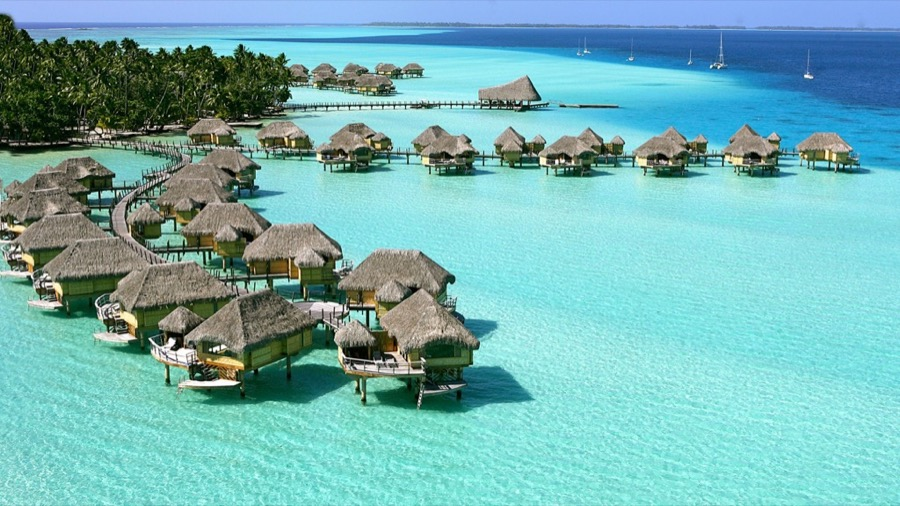
#> input picture classificator/beach/beach01.jpg, 900 x 506 px
$ python sobel.py ../classificator/beach/beach01.jpg   (Python 2 division)
#> lines starting #> are read from the running program, lines starting #| are printed output that depends on the picture
#!/usr/bin/env python

# ###############################
# @author Petar Vorotnikov
# @description Sobel operations
# ###############################

import base64
import cStringIO

import argparse, logging, sys, os
from PIL import Image, ImageFilter, ImageChops


def apply_edge_detector(input_image):

    # Apply median filter
    median_image = input_image.filter(ImageFilter.MedianFilter(3))

    # Create Sobel Matrix for X
    sobel_x = (-1, 0, 1,
                -2, 0, 2,
                -1, 0, 1)
    kernelx_image = median_image.filter(ImageFilter.Kernel((3, 3), sobel_x, scale=1))

    # Create Sobel Matrix for Y
    sobel_y = (1,  2,  1,
               0,  0,  0,
              -1, -2, -1)
    kernely_image = median_image.filter(ImageFilter.Kernel((3, 3), sobel_y, scale=1))

    # Sum the pixels of the X and Y sobel images
    merged = ImageChops.add(kernelx_image, kernely_image)

    # Thresholding
    merged = merged.point(lambda x: 0 if x < 60 else 255)

    return merged


def main():

    # Get arguments
    parser = argparse.ArgumentParser(prog='kNN-classification', description=__doc__)
    parser.add_argument('input', metavar='INPUT FILE', help="Input file")
    args = parser.parse_args()

    # Configure logger
    logging.basicConfig(stream=sys.stdout, format="%(message)s", level=logging.INFO)

    # Apply sobel detection
    input_image = Image.open(args.input)
#> input_image is the input picture: PIL image 900x506 RGB; mean R, G, B 116.4, 178, 178.3
    input_image = input_image.convert('L')
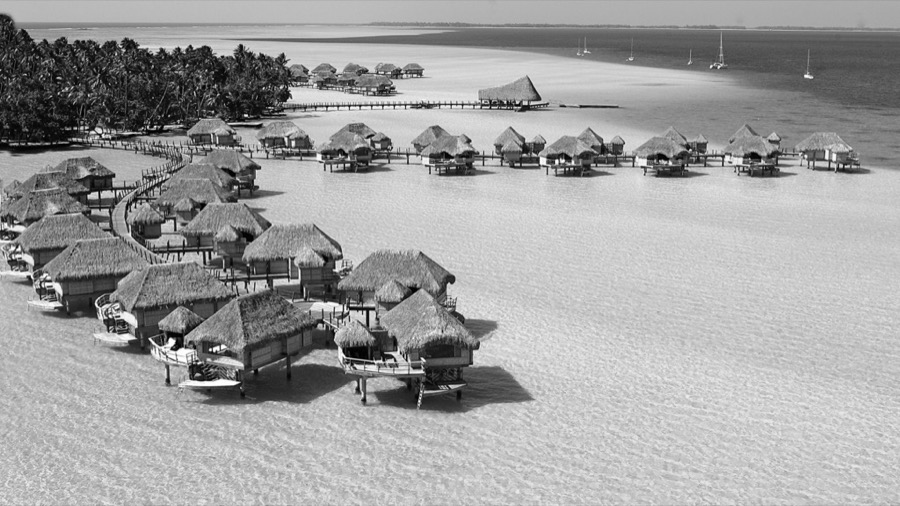
#> input_image: PIL image 900x506 L; min 0, max 255, mean 159.6
    output_image = apply_edge_detector(input_image)
#> in apply_edge_detector, `kernelx_image = median_image.filter(ImageFilter.Kernel((3, 3), sobel_x..`:
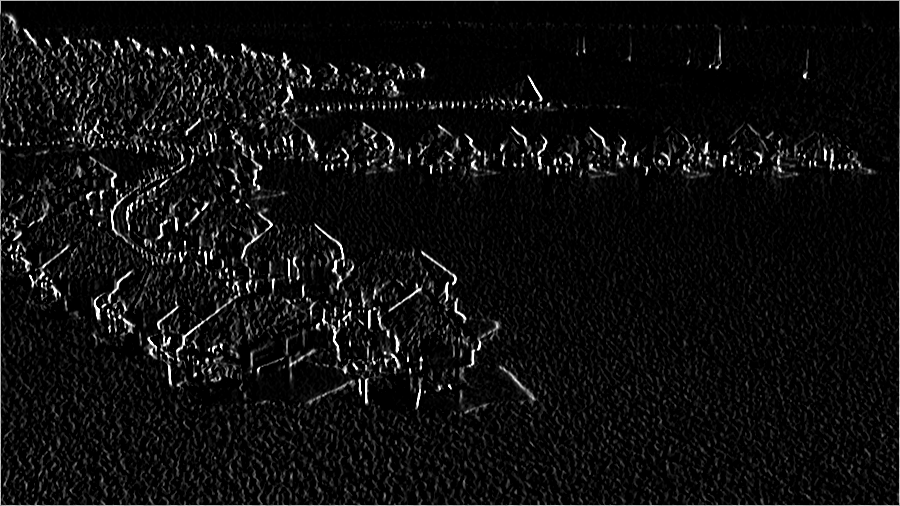
#> kernelx_image: PIL image 900x506 L; min 0, max 255, mean 14.9
#> in apply_edge_detector, `kernely_image = median_image.filter(ImageFilter.Kernel((3, 3), sobel_y..`:
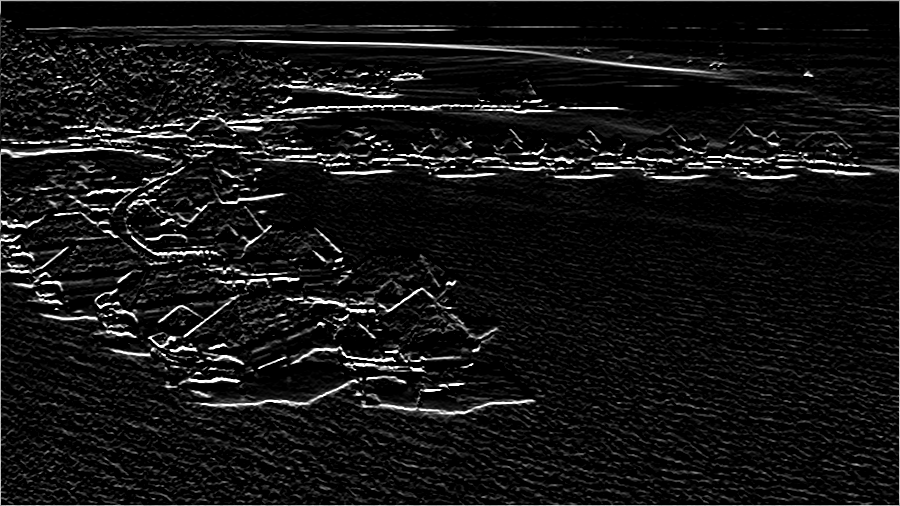
#> kernely_image: PIL image 900x506 L; min 0, max 255, mean 20.8
#> in apply_edge_detector, `merged = ImageChops.add(kernelx_image, kernely_image)`:
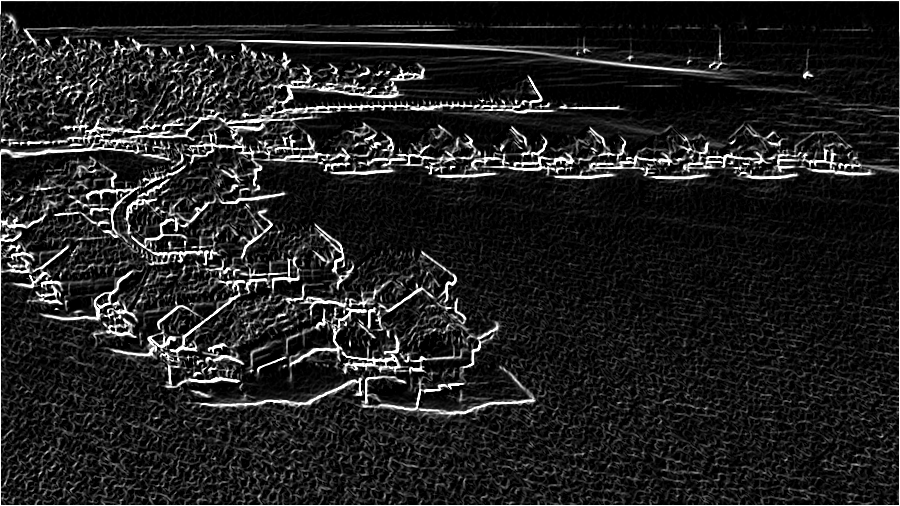
#> merged: PIL image 900x506 L; min 0, max 255, mean 33.8
#> in apply_edge_detector, `merged = merged.point(lambda x: 0 if x < 60 else 255)`:
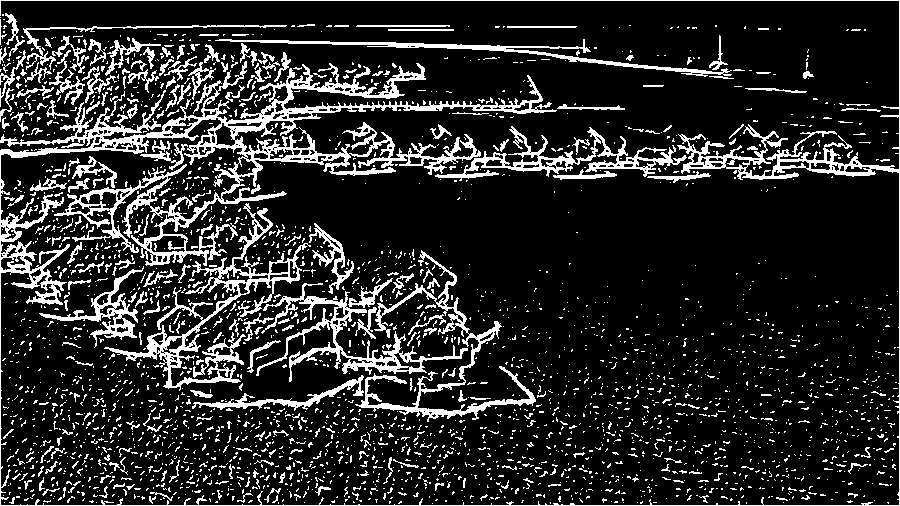
#> merged: PIL image 900x506 L; 15.8% white in thin lines or dots

    buffer = cStringIO.StringIO()
    output_image.save(buffer, format="JPEG")
    img_str = base64.b64encode(buffer.getvalue())

    print img_str;

if __name__ == '__main__':
    main()

$ run again, on classificator/beach/beach03.jpg
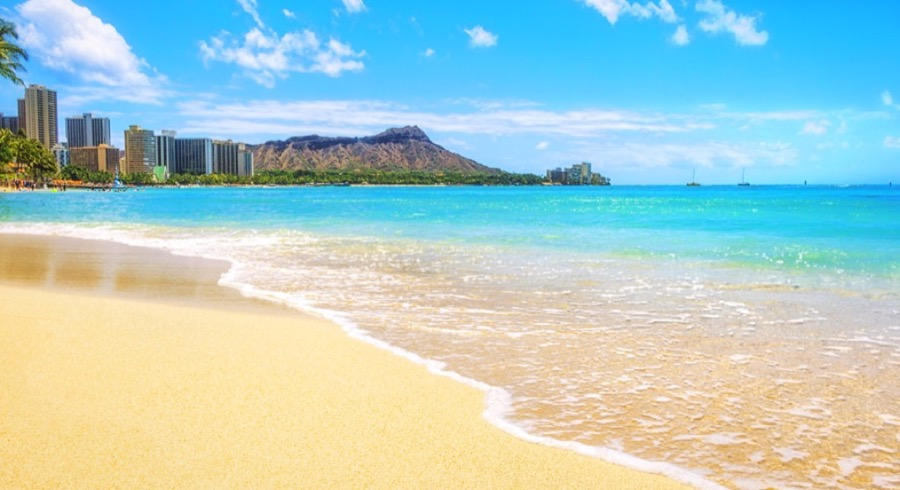
#> input picture classificator/beach/beach03.jpg, 900 x 490 px
#> in main, input_image is the input picture: PIL image 900x490 RGB; mean R, G, B 172.9, 204.3, 201.7
#> in main, `input_image = input_image.convert('L')`:
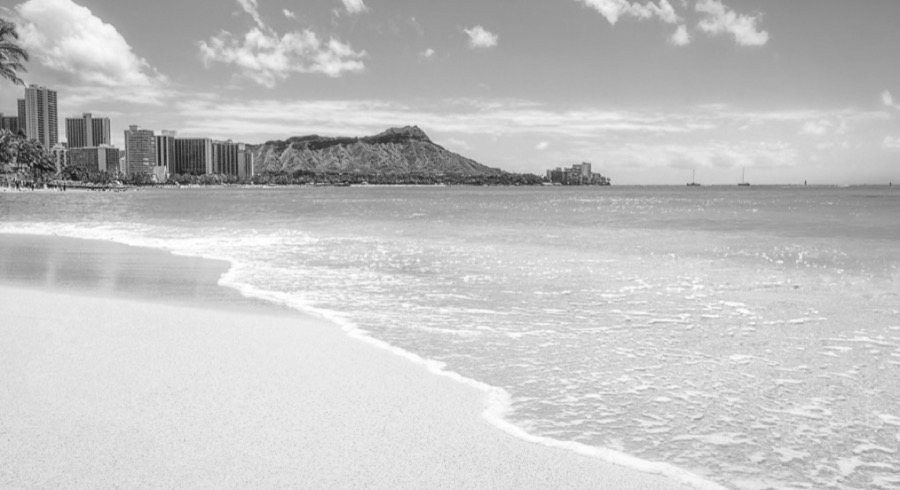
#> input_image: PIL image 900x490 L; min 22, max 255, mean 194.6
#> in apply_edge_detector, `merged = merged.point(lambda x: 0 if x < 60 else 255)`:
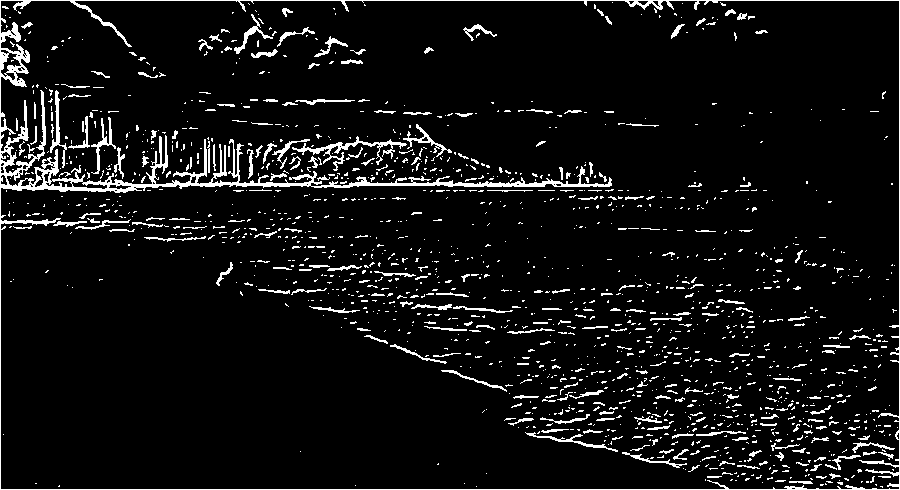
#> merged: PIL image 900x490 L; 6.8% white in thin lines or dots

$ run again, on classificator/beach/beach04.jpg
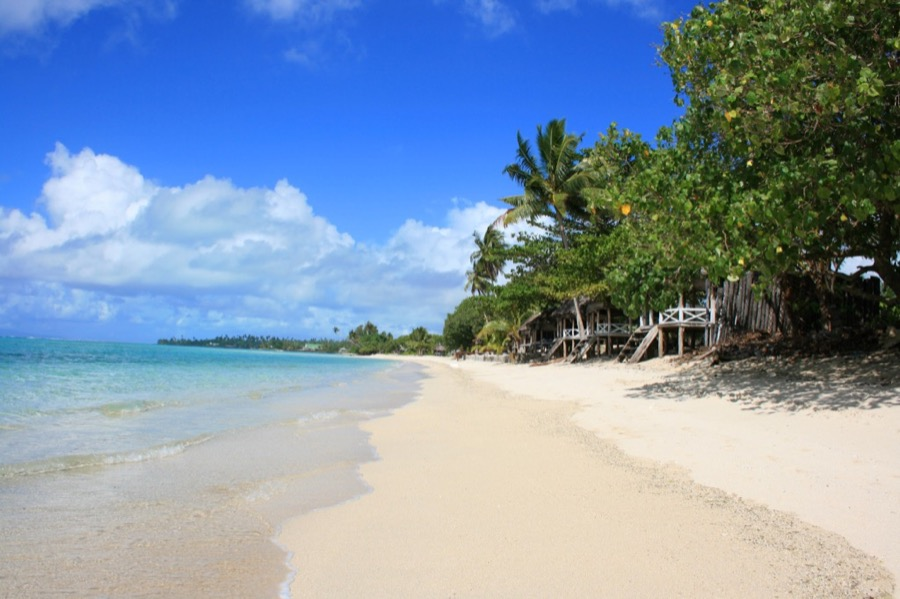
#> input picture classificator/beach/beach04.jpg, 900 x 599 px
#> in main, input_image is the input picture: PIL image 900x599 RGB; mean R, G, B 130.3, 150.5, 171.4
#> in main, `input_image = input_image.convert('L')`:
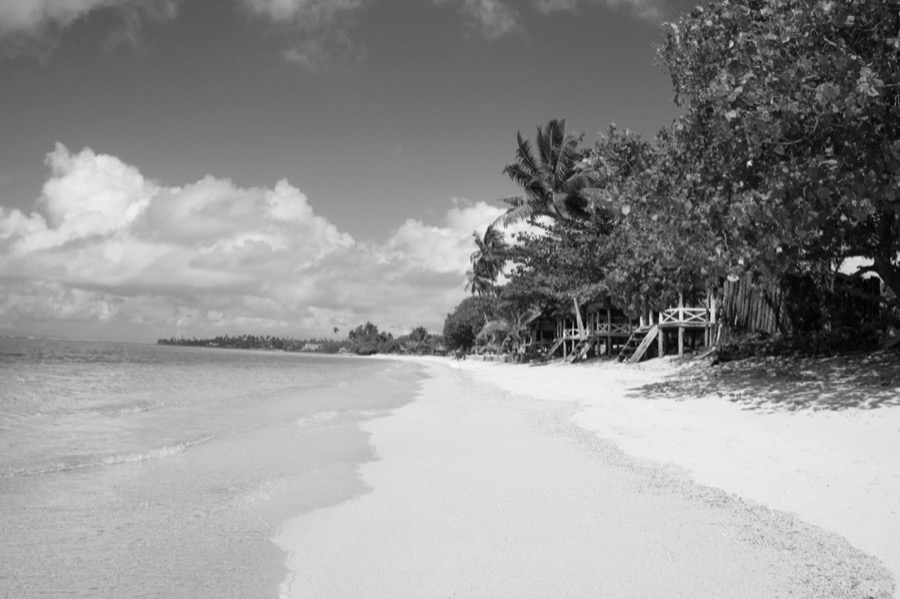
#> input_image: PIL image 900x599 L; min 1, max 252, mean 146.9
#> in apply_edge_detector, `merged = merged.point(lambda x: 0 if x < 60 else 255)`:
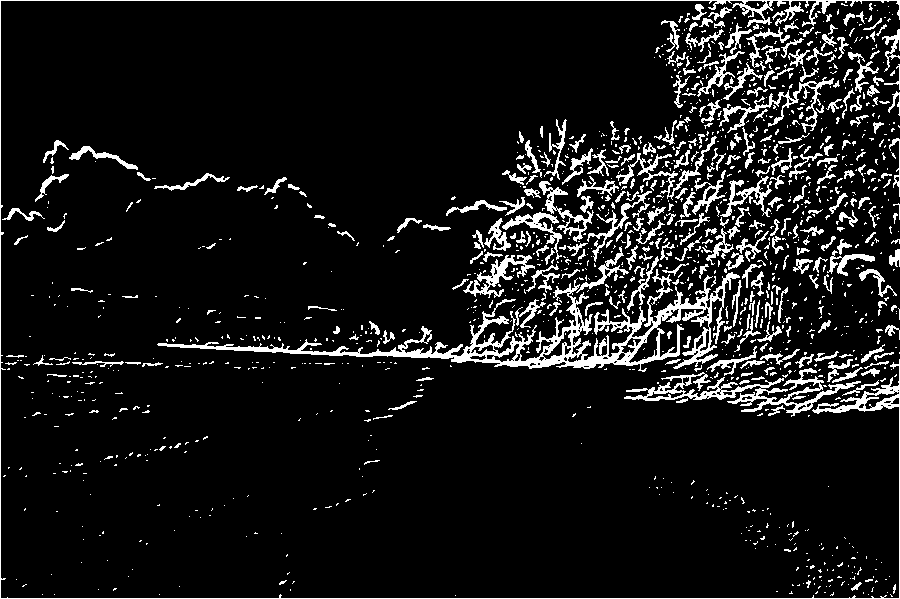
#> merged: PIL image 900x599 L; 9.2% white in thin lines or dots

$ run again, on classificator/beach/beach05.jpg
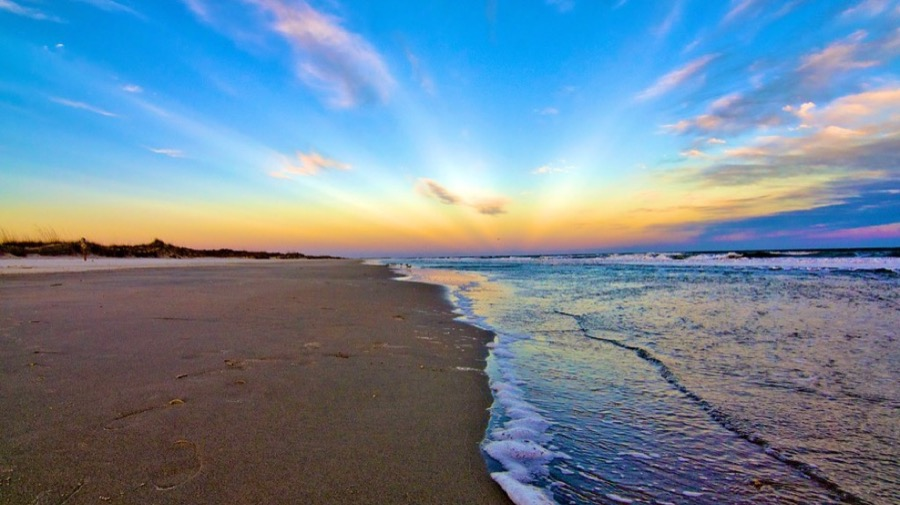
#> input picture classificator/beach/beach05.jpg, 900 x 505 px
#> in main, input_image is the input picture: PIL image 900x505 RGB; mean R, G, B 110.8, 133.6, 152.8
#> in main, `input_image = input_image.convert('L')`:
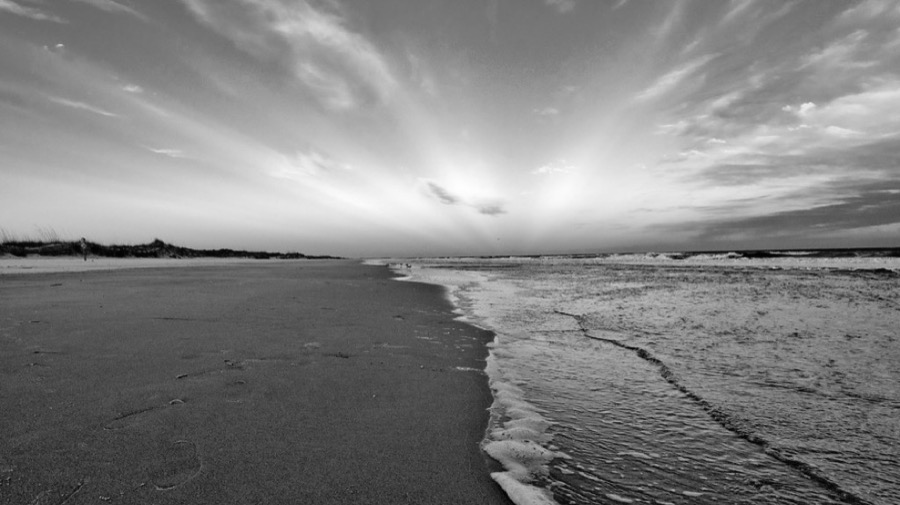
#> input_image: PIL image 900x505 L; min 1, max 254, mean 129
#> in apply_edge_detector, `merged = merged.point(lambda x: 0 if x < 60 else 255)`:
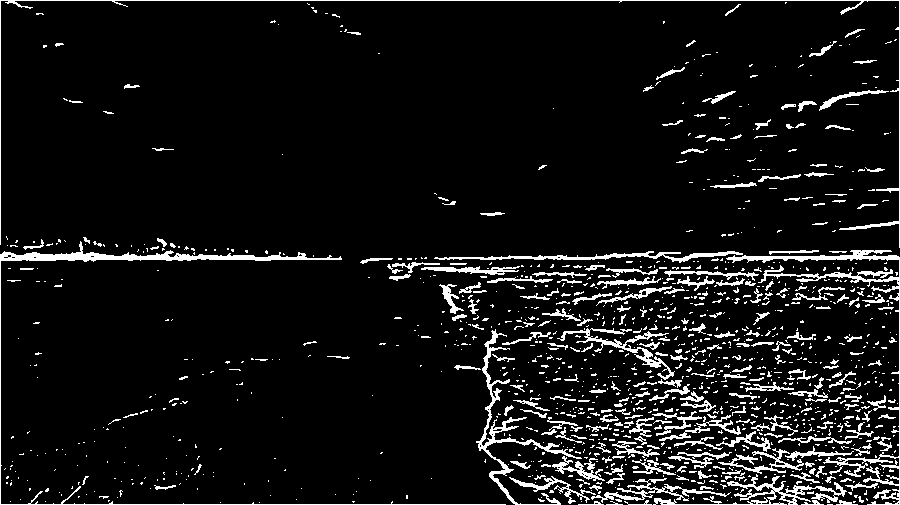
#> merged: PIL image 900x505 L; 7.8% white in thin lines or dots
